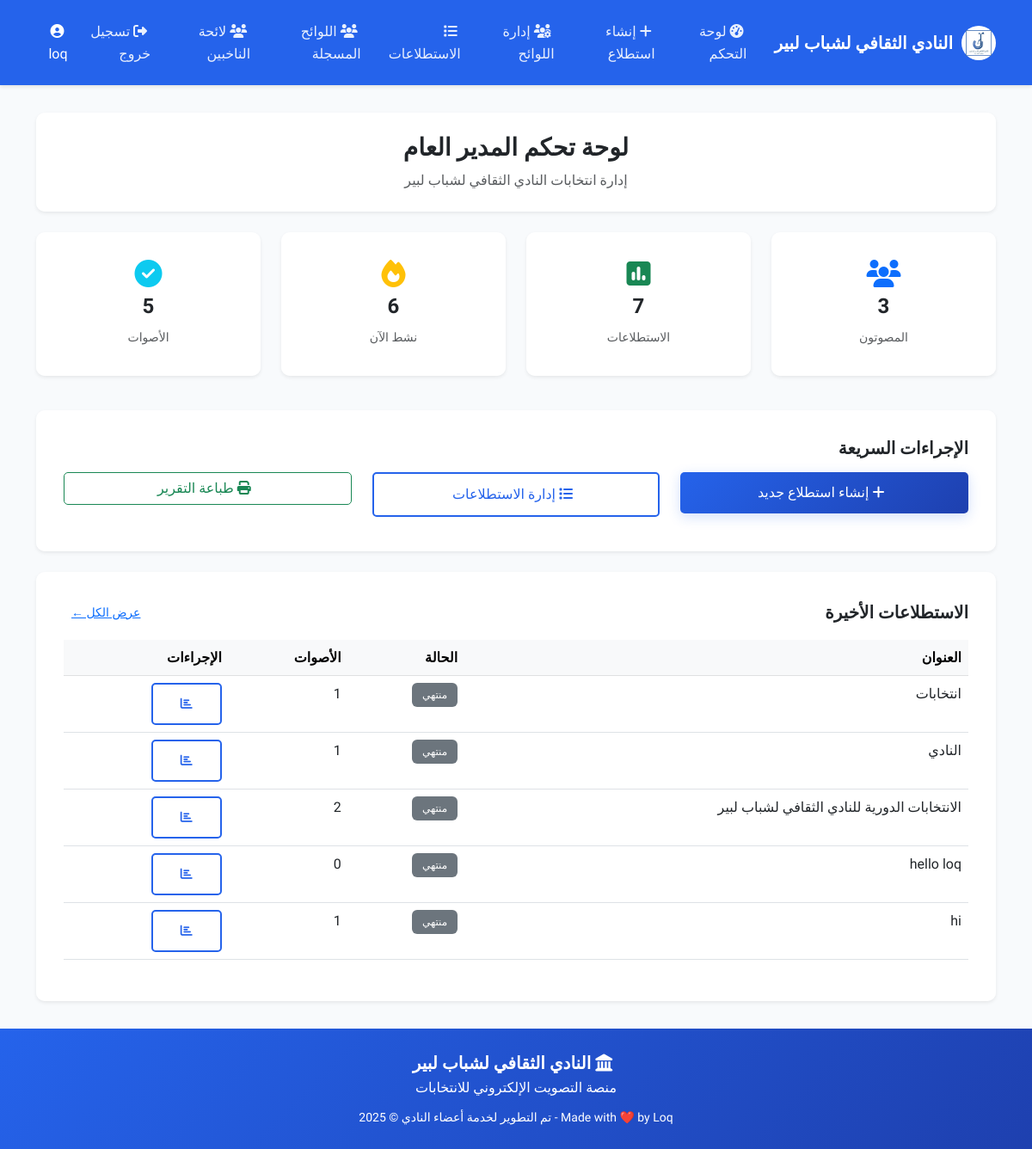
/vote-admin/dashboard/ (signed in), run on an earlier commit of the app's database.
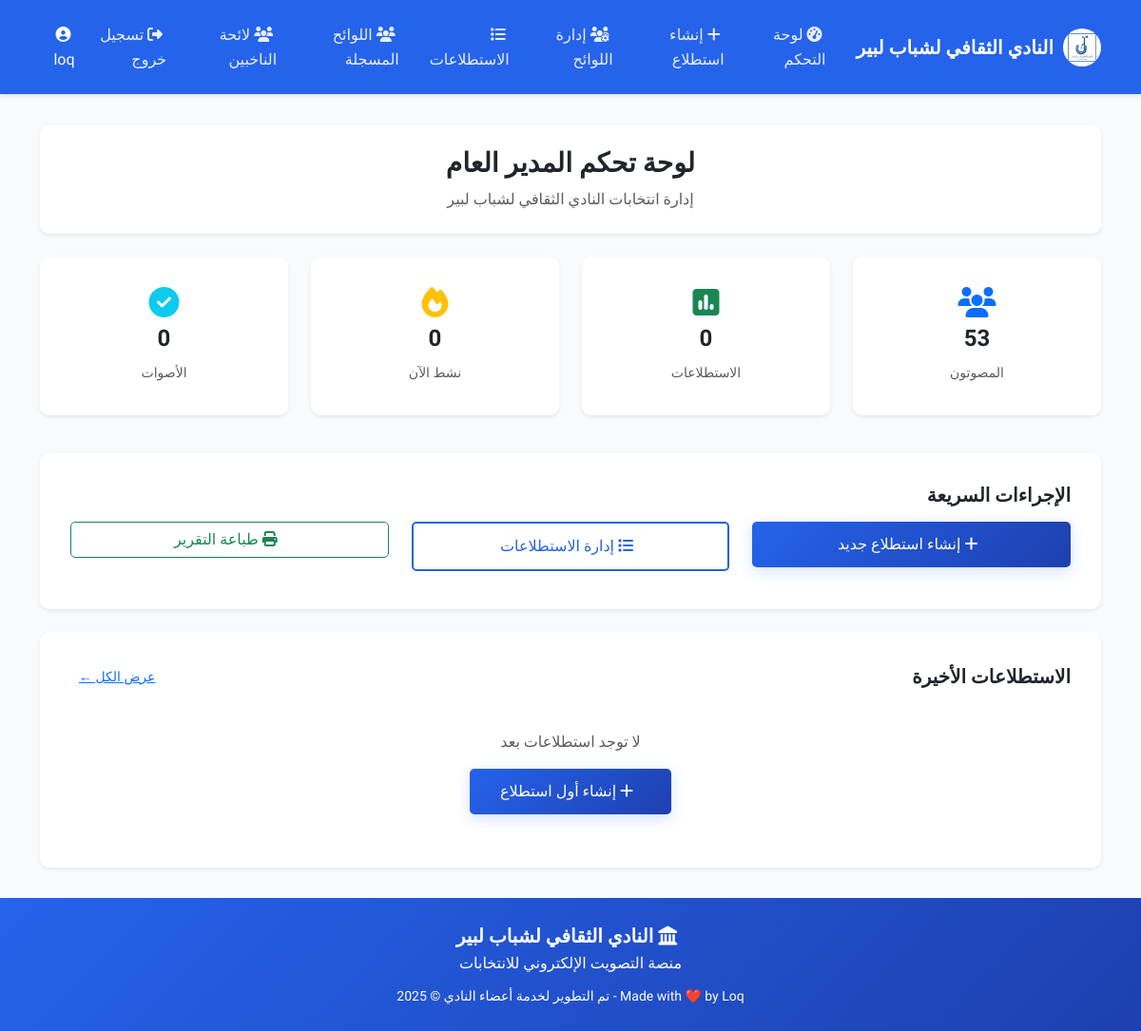
And on a later commit of the database.
### voting/models.py (models this page shows, shortened)
class Poll(models.Model):
    STATUS_CHOICES = [
        ('draft', 'Draft'),
        ('scheduled', 'Scheduled'),
        ('active', 'Active'),
        ('closed', 'Closed'),
    ]
    id = models.UUIDField(primary_key=True, default=uuid.uuid4, editable=False)
    title = models.CharField(max_length=200)
    description = models.TextField(blank=True, null=True)
    start_time = models.DateTimeField()
    end_time = models.DateTimeField()
    created_by = models.ForeignKey(CustomUser, on_delete=models.CASCADE, related_name='created_polls')
    status = models.CharField(max_length=15, choices=STATUS_CHOICES, default='draft')
    created_at = models.DateTimeField(auto_now_add=True)
    updated_at = models.DateTimeField(auto_now=True)
    class Meta:
        ordering = ['-created_at']
    def is_active(self):
        now = timezone.now()
        return self.start_time <= now <= self.end_time and self.status == 'active'
    def is_upcoming(self):
        return timezone.now() < self.start_time and self.status == 'scheduled'
    def get_total_votes(self):
        return Vote.objects.filter(poll=self).count()

### voting/views.py (the view)
# urls.py: path('vote-admin/dashboard/', views.admin_dashboard_view, name='admin_dashboard'),
@login_required
def admin_dashboard_view(request):
    if request.user.user_type != 'super_admin':
        messages.error(request, 'ليس لديك صلاحية للوصول إلى لوحة التحكم')
        return redirect('dashboard')
    total_users = CustomUser.objects.filter(user_type='user').count()
    total_polls = Poll.objects.count()
    active_polls = Poll.objects.filter(status='active').count()
    total_votes = Vote.objects.count()
    verified_users_count = CustomUser.objects.filter(user_type='user', is_phone_verified=True).count()
    verified_users = round((verified_users_count / total_users * 100) if total_users > 0 else 0)
    recent_polls = Poll.objects.all().order_by('-created_at')[:10]
    context = {
        'total_users': total_users,
        'total_polls': total_polls,
        'active_polls': active_polls,
        'total_votes': total_votes,
        'verified_users': verified_users,
        'recent_polls': recent_polls,
        'can_create_polls': request.user.can_create_polls(),
    }
    return render(request, 'admin/dashboard.html', context)

### voting/models.py (called while the page is built)
    def is_admin(self):
        return self.user_type in ['view_admin', 'super_admin']

    def can_create_polls(self):
        return self.user_type == 'super_admin'

### voting/templates/admin/dashboard.html (shortened to what the changed rows need)
{% extends 'base.html' %}
{% block content %}
<div class="row mb-4">
    <div class="col-md-3 col-6 mb-3">
        <div class="card border-0 shadow-sm">
            <div class="card-body text-center">
                <i class="fas fa-users fa-2x text-primary mb-2"></i>
                <h4>{{ total_users }}</h4>
                <small class="text-muted">المصوتون</small>
            </div>
        </div>
    </div>
    <div class="col-md-3 col-6 mb-3">
        <div class="card border-0 shadow-sm">
            <div class="card-body text-center">
                <i class="fas fa-poll fa-2x text-success mb-2"></i>
                <h4>{{ total_polls }}</h4>
                <small class="text-muted">الاستطلاعات</small>
            </div>
        </div>
    </div>
    <div class="col-md-3 col-6 mb-3">
        <div class="card border-0 shadow-sm">
            <div class="card-body text-center">
                <i class="fas fa-fire fa-2x text-warning mb-2"></i>
                <h4>{{ active_polls }}</h4>
                <small class="text-muted">نشط الآن</small>
            </div>
        </div>
    </div>
    <div class="col-md-3 col-6 mb-3">
        <div class="card border-0 shadow-sm">
            <div class="card-body text-center">
                <i class="fas fa-check-circle fa-2x text-info mb-2"></i>
                <h4>{{ total_votes }}</h4>
                <small class="text-muted">الأصوات</small>
            </div>
        </div>
    </div>
</div>
<div class="row">
    <div class="col-12">
        <div class="card border-0 shadow-sm">
            <div class="card-body">
                {% if recent_polls %}
                    <div class="table-responsive">
                        <table class="table table-hover">
                            <thead class="table-light">
                                <tr>
                                    <th>العنوان</th>
                                    <th>الحالة</th>
                                    <th>الأصوات</th>
                                    <th>الإجراءات</th>
                                </tr>
                            </thead>
                            <tbody>
                                {% for poll in recent_polls|slice:":5" %}
                                    <tr>
                                        <td>{{ poll.title }}</td>
                                        <td>
                                            {% if poll.is_active %}
                                                <span class="badge bg-success">نشط</span>
                                            {% elif poll.is_upcoming %}
                                                <span class="badge bg-warning">مجدول</span>
                                            {% else %}
                                                <span class="badge bg-secondary">منتهي</span>
                                            {% endif %}
                                        </td>
                                        <td>{{ poll.get_total_votes }}</td>
                                        <td>
                                            <a href="{% url 'poll_results' poll.id %}" class="btn btn-sm btn-outline-primary">
                                                <i class="fas fa-chart-bar"></i>
                                            </a>
                                        </td>
                                    </tr>
                                {% endfor %}
                            </tbody>
                        </table>
                    </div>
                {% else %}
                    <div class="text-center py-4">
                        <p class="text-muted">لا توجد استطلاعات بعد</p>
                        <a href="{% url 'create_poll' %}" class="btn btn-primary">
                            <i class="fas fa-plus ms-2"></i>
                            إنشاء أول استطلاع
                        </a>
                    </div>
                {% endif %}
            </div>
        </div>
    </div>
</div>
{% endblock %}

What changed in the data, as far as the page shows it:
removed Poll: title "انتخابات", shows "منتهي", get_total_votes "1"
removed Poll: title "النادي", shows "منتهي", get_total_votes "1"
removed Poll: title "الانتخابات الدورية للنادي الثقافي لشباب لبير", shows "منتهي", get_total_votes "2"
removed Poll: title "hello loq", shows "منتهي", get_total_votes "0"
removed Poll: title "hi", shows "منتهي", get_total_votes "1"
Also different on the page:
{{ total_users }}: "3" → "53"
{{ total_polls }}: "7" → "0"
{{ active_polls }}: "6" → "0"
{{ total_votes }}: "5" → "0"
text no longer shown: "العنوان الحالة الأصوات الإجراءات"
text now shown: "لا توجد استطلاعات بعد إنشاء أول استطلاع"
